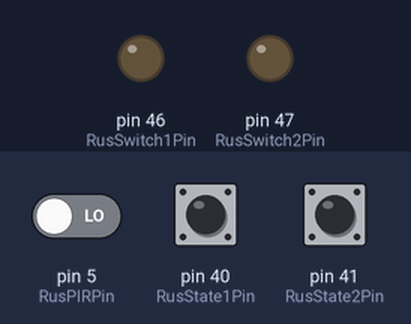
A sketch run on a simulated Arduino Mega 2560, built with avr-gcc and run on an emulated ATmega2560. Shown: output pins drawn as LEDs (lit = HIGH). The test bench sets the inputs (shaded band); at power-on: pin 5 (RusPIRPin) LOW, pin 40 (RusState1Pin) HIGH, pin 41 (RusState2Pin) HIGH. What the sketch prints to the serial monitor is not drawn.

Above: at 1.2 s.
1.3 s: pin 5 (RusPIRPin) driven HIGH
At 1.5 s:
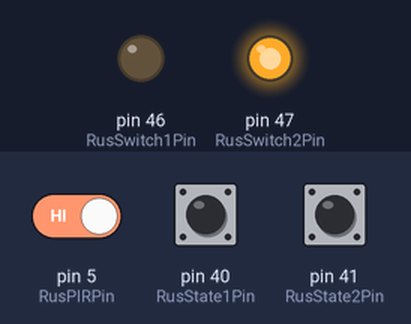
3.0 s: pin 40 (RusState1Pin) pulled LOW for 0.15 s
4.6 s: pin 41 (RusState2Pin) pulled LOW for 0.15 s
Timing chart, 0 to 7.6 s (numbered marks = the images above; inputs shaded):
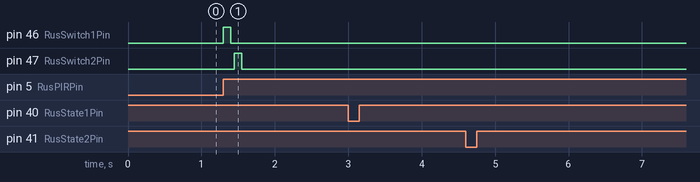

Measured:
- after the input at 1.3 s, pin 46 (RusSwitch1Pin): LOW → HIGH at once, → LOW 0.10 s later; pin 47 (RusSwitch2Pin): LOW → HIGH after 0.15 s, → LOW 0.10 s later
- after the input at 3.0 s, every drawn part: stays the same
- after the input at 4.6 s, every drawn part: stays the same

The sketch:

test_of_full_code.ino
```cpp
int RusPIRPin = 5;

int RusSwitch1Pin = 46;
int RusState1Pin = 40;
int RusSwitch2Pin = 47;
int RusState2Pin = 41;
bool bRusL1On = false;
/**/
bool bRusL2On = false;
bool bRusAlreadyOn = false;
bool bRusPIROn = false;

bool debug2 = false;
bool start_flag = true;

unsigned long lastRusPIRTime = 0;
bool bLastRusPIROn = false;
unsigned long lastRusLivoloEvent = 0;
unsigned long dontCheckStateRus = 0;
unsigned long RusLivoloTimeConst = 15000; //time, when system is ignoring PIR after manual
                        //turn on/off the light --MAYBE,NOT SURE
unsigned long RusPIRTimeConst = 3000;//time, when system is ignoring PIR after PIR-controlled
                     //turn on/off the light --MAYBE,NOT SURE

bool Debug = true;

void SwitchLivolo(int n)//process of applying voltage to a specific pin
{
  if (n == 1)
  {
    digitalWrite(RusSwitch1Pin, HIGH);
    delay(100);
    digitalWrite(RusSwitch1Pin, LOW);
    delay(50);
  }
  if (n == 2)
  {
    digitalWrite(RusSwitch2Pin, HIGH);
    delay(100);
    digitalWrite(RusSwitch2Pin, LOW);
    delay(50);
  }
  dontCheckStateRus = millis(); // used for some kind of a delay, cos livolo is makin' some
                  //voltage noise after "process of applying voltage to a specific pin"
}

void LivoloOn(int n) //while turning on and turning off switcher, calling "SwitchLivolo",
{                    // because modifying state of switcher is process of applying voltage to a specific pin
  if ((n == 1) && (!bRusL1On))
  {
    SwitchLivolo(1);
  }
  if ((n == 2) && (!bRusL2On))
  {
    SwitchLivolo(2);
  }
}

void LivoloOff(int n)//while turning on and turning off switcher, calling "SwitchLivolo",
{                    //because modifying state of switcher is process of applying voltage to a specific pin
  if ((n == 1) && (bRusL1On))
  {
    SwitchLivolo(1);
  }
  if ((n == 2) && (bRusL2On))
  {
    SwitchLivolo(2);
  }
}


void setup()
{
  if (Debug)
  {
    Serial.begin(9600);
  }

  pinMode(RusPIRPin, INPUT);
  pinMode(RusSwitch1Pin, OUTPUT);
  pinMode(RusState1Pin, INPUT_PULLUP);
  pinMode(RusSwitch2Pin, OUTPUT);
  pinMode(RusState2Pin, INPUT_PULLUP);
  Serial.println("startup");

  lastRusPIRTime = millis();//means at what time pir was last activated
  lastRusLivoloEvent = millis();//means at what time 1-st/2-nd/both lamp(s) was manually activated/disactivated
  dontCheckStateRus = millis();//delay due to electronic "noise" of PIR
}

void loop() {
  /////////////////////////////////////////////////
  //////////////////////////////  Livolo start

  int state = 0;


  if (((millis() - lastRusLivoloEvent) > RusLivoloTimeConst) || start_flag)
  {
    state = digitalRead(RusPIRPin);
    if (debug2)
    {
      Serial.println("in upper pir stage");
    }

    if (/*(hour()>17 || hour()<10) &&*/ (state == HIGH))//ïðîâåðÿåì äàò÷èê äâèæåíèÿ òîëüêî ñ 17:00 äî 10:00(todo, but now disactivated)
    {
      if (!bRusAlreadyOn)
      {
        LivoloOn(1);
        LivoloOn(2);
        start_flag = false;
        Debug = true; //unlock "Debug" to write text in serial output
        if (Debug)
        {
          Serial.println("Ruslan Livolo On by PIR!");

        }
        bRusAlreadyOn = true;
        bRusPIROn = true;
      }
      lastRusPIRTime = millis();
      //bRusPIROn = true;


    }
    else
    {
      if ((millis() - lastRusPIRTime) > RusPIRTimeConst)
      {
        LivoloOff(1);
        LivoloOff(2);
        start_flag = false;
        if (Debug)
        {
          Serial.println("Ruslan Livolo Off by PIR!");
          Debug = false; //locking "Debug" to prevent spamming "Ruslan Livolo Off by PIR!"
        }
        bRusAlreadyOn = false;
        bRusPIROn = false;
      }
      //bRusPIROn = false;
    }
    debug2 = false;
  }


  state = digitalRead(RusState1Pin);
  if ((millis() - dontCheckStateRus) > 1000)
  {
    if ((state == HIGH && bRusL1On) || (state == LOW && !bRusL1On))
    {
      //state of dat light has changed
      Debug = true;//unlock "Debug" to write text in serial output
      if (Debug)
      {
        Serial.println("Ruslan Livolo 1 manual Event");
        Serial.println(bRusL1On);
        debug2 = true;
      }
      //bL1On = !bL1On;
      lastRusLivoloEvent = millis();
    }
  }
  if (state == HIGH)
  {
    bRusL1On = false;
  }
  else
  {
    bRusL1On = true;
  }

  state = digitalRead(RusState2Pin);
  if ((millis() - dontCheckStateRus) > 1000)
  {
    if ((state == HIGH && bRusL2On) || (state == LOW && !bRusL2On))
    {
      //state of dat light has changed
      Debug = true;//unlock "Debug" to write text in serial output
      if (Debug)
      {
        Serial.println("Ruslan Livolo 2 manual Event!");
        Serial.println(bRusL2On);
      }
      //bRusL2On = !bRusL2On;
      lastRusLivoloEvent = millis();
    }
  }
  if (state == HIGH)
  {
    bRusL2On = false;
  }
  else
  {
    bRusL2On = true;
  }
}
```
